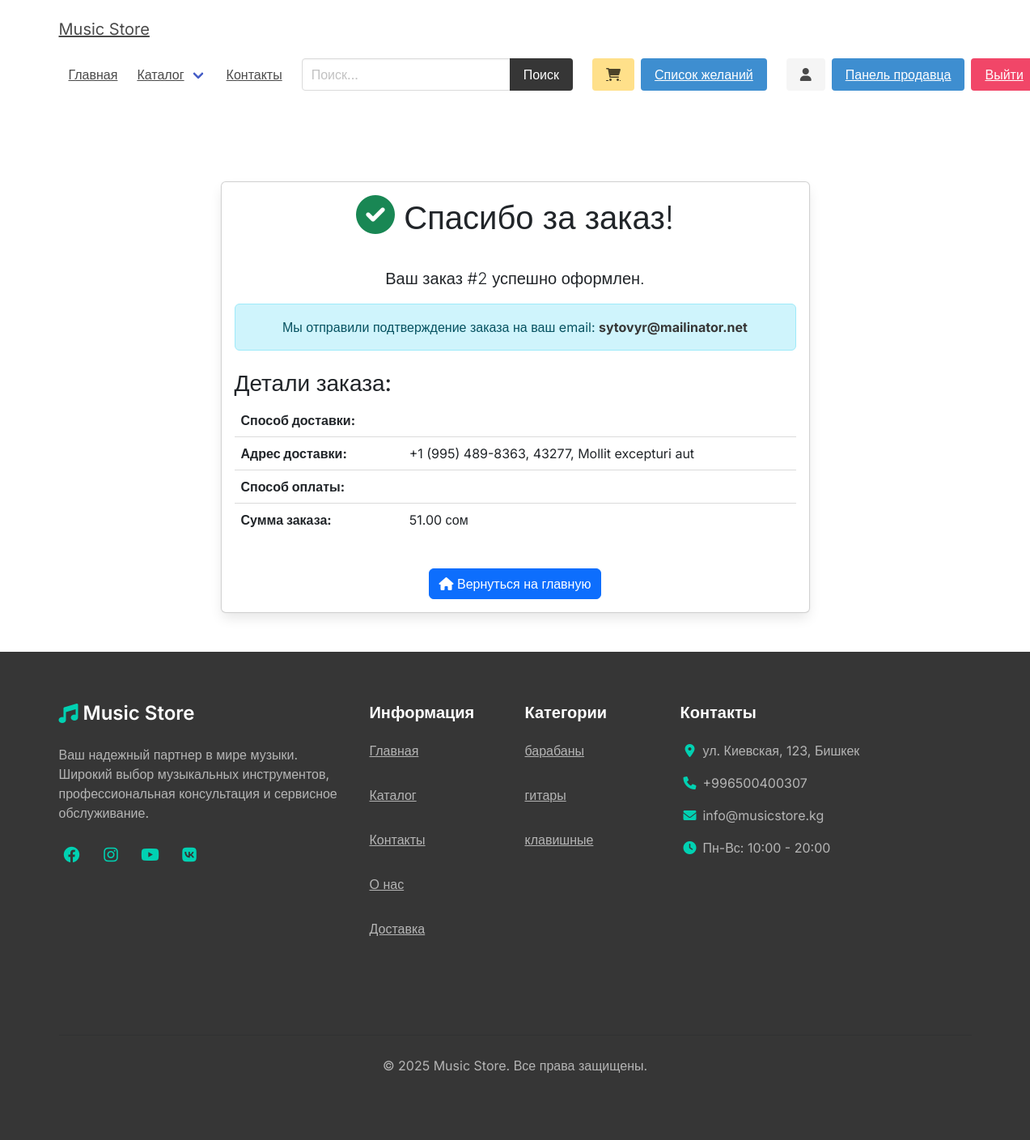
The page /order/thank-you/2/ (signed in) on the database its author committed.
### order/models.py (models this page shows, shortened)
class Order(models.Model):
    STATUS_CHOICES = (
        ('pending', 'В обработке'),
        ('processing', 'Обрабатывается'),
        ('shipped', 'Отправлен'),
        ('delivered', 'Доставлен'),
        ('cancelled', 'Отменен')
    )
    user = models.ForeignKey(User, related_name='orders', on_delete=models.SET_NULL, null=True)
    first_name = models.CharField(max_length=100)
    last_name = models.CharField(max_length=100)
    email = models.CharField(max_length=100)
    address = models.CharField(max_length=100)
    zipcode = models.CharField(max_length=100)
    place = models.CharField(max_length=100)
    phone = models.CharField(max_length=100)
    created_at = models.DateTimeField(auto_now_add=True)
    paid = models.BooleanField(default=False)
    paid_amount = models.DecimalField(max_digits=8, decimal_places=2)
    status = models.CharField(max_length=20, choices=STATUS_CHOICES, default='pending')
    shipping_method = models.ForeignKey(ShippingMethod,
                                      verbose_name='Способ доставки',
                                      on_delete=models.SET_NULL,
                                      null=True)
    payment_method = models.ForeignKey(PaymentMethod,
                                     verbose_name='Способ оплаты',
                                     on_delete=models.SET_NULL,
                                     null=True)
    stripe_token = models.CharField(max_length=100, blank=True, null=True)
    class Meta:
        ordering = ['-created_at']
        verbose_name = 'Заказ'
        verbose_name_plural = 'Заказы'

### product/models.py (models this page shows, shortened)
class Category(models.Model):
    title = models.CharField(_('Название'), max_length=50)
    slug = models.SlugField(_('URL-метка'), max_length=50)
    class Meta:
        verbose_name = _('Категория')
        verbose_name_plural = _('Категории')
        ordering = ['title']

### order/views.py (the view)
# urls.py: path('thank-you/<int:order_id>/', views.thank_you, name='thank_you'),
def thank_you(request, order_id):
    order = get_object_or_404(Order, id=order_id)
    return render(request, 'order/thank_you.html', {
        'order': order
    })

### cart/cart.py (called while the page is built)
    def __len__(self):
        return sum(item['quantity'] for item in self.cart.values())

### cart/context_processors.py (called while the page is built)
def cart(request):
    return {'cart': Cart(request)}

### core/templatetags/wishlist_tags.py (called while the page is built, shortened)
@register.simple_tag(takes_context=True)
def get_wishlist_count(context):
    request = context['request']
    if request.user.is_authenticated:
        try:
            user_wishlists = request.user.wishlist_set.all()
            if user_wishlists.count() > 1:
                wishlist = user_wishlists.first()
                for other_wishlist in user_wishlists[1:]:
                    wishlist.products.add(*other_wishlist.products.all())
                    other_wishlist.delete()
                return wishlist.products.count()
            elif user_wishlists.exists():
                return user_wishlists.first().products.count()
            return 0
        except AttributeError:
            return 0

### product/context_processors.py (called while the page is built)
def menu_categories(request):
    categories = Category.objects.all()
    return {'categories': categories}

### templates/order/thank_you.html (shortened to what this page needs)
{% extends 'core/base.html' %}
{% block content %}
<div class="container mt-5">
    <div class="row justify-content-center">
        <div class="col-md-8 text-center">
            <div class="card">
                <div class="card-body">
                    <h1 class="display-4 mb-4">
                        <i class="fas fa-check-circle text-success"></i>
                        Спасибо за заказ!
                    </h1>
                    <p class="lead">
                        Ваш заказ #{{ order.id }} успешно оформлен.
                    </p>
                    <div class="alert alert-info">
                        <p class="mb-0">
                            Мы отправили подтверждение заказа на ваш email: <strong>{{ order.email }}</strong>
                        </p>
                    </div>
                    <div class="order-details mt-4">
                        <h3>Детали заказа:</h3>
                        <div class="table-responsive">
                            <table class="table">
                                <tbody>
                                    <tr>
                                        <th>Способ доставки:</th>
                                        <td>{{ order.shipping_method.name }}</td>
                                    </tr>
                                    <tr>
                                        <th>Адрес доставки:</th>
                                        <td>{{ order.address }}, {{ order.place }}, {{ order.zipcode }}</td>
                                    </tr>
                                    <tr>
                                        <th>Способ оплаты:</th>
                                        <td>{{ order.payment_method.name }}</td>
                                    </tr>
                                    <tr>
                                        <th>Сумма заказа:</th>
                                        <td>{{ order.paid_amount }} сом</td>
                                    </tr>
                                </tbody>
                            </table>
                        </div>
                    </div>
                    <div class="mt-4">
                        <a href="{% url 'core:home' %}" class="btn btn-primary">
                            <i class="fas fa-home"></i> Вернуться на главную
                        </a>
                    </div>
                </div>
            </div>
        </div>
    </div>
</div>
{% endblock %}

### templates/core/base.html (shortened to what this page needs)
{% load static %}
{% load wishlist_tags %}
<!DOCTYPE html>
<html lang="en">
<head>
    <link rel="stylesheet" href="https://cdn.jsdelivr.net/npm/bulma@0.9.2/css/bulma.min.css">
    <link rel="stylesheet" href="https://cdnjs.cloudflare.com/ajax/libs/font-awesome/6.0.0/css/all.min.css">
    <link rel="stylesheet" href="{% static 'css/main.css' %}">
    <link href="https://cdn.jsdelivr.net/npm/bootstrap@5.3.0/dist/css/bootstrap.min.css" rel="stylesheet">
</head>
<body>
    <div class="container">
        <nav class="navbar" role="navigation" aria-label="main navigation">
            <div class="navbar-brand">
                <a class="navbar-item" href="{% url 'core:home' %}">
Music Store
                </a>
            </div>
            <div id="navbarBasicExample" class="navbar-menu">
                <div class="navbar-start">
                    <a class="navbar-item" href="{% url 'core:home' %}">
                        Главная
                    </a>
                    <div class="navbar-item has-dropdown is-hoverable">
                        <a class="navbar-link">
                            Каталог
                        </a>
                    </div>
                    <a class="navbar-item" href="{% url 'core:contact' %}">
                        Контакты
                    </a>
                </div>
                <div class="navbar-start">
                    <div class="navbar-item">
                        <form method="get" action="{% url 'product:search' %}">
                            <div class="field has-addons">
                                <div class="control">
                                    <input type="search" name="query" id="" class="input" placeholder="Поиск...">
                                </div>
                                <div class="control">
                                    <button class="button is-dark">Поиск</button>
                                </div>
                            </div>
                        </form>
                    </div>
                </div>
                <div class="navbar-end">
                <div class="navbar-item">
                    <a href="{% url 'cart:cart' %}" class="button is-warning">
                        <i class="fas fa-shopping-cart"></i>
                    </a>
                    <a href="{% url 'core:wishlist' %}" class="button is-info ml-2">
                        Список желаний
                        {% get_wishlist_count as wishlist_count %}
                    </a>
                </div>
                {% if request.user.is_authenticated %}
                    <div class="navbar-item">
                        <a class="button is-light" href="{% url 'core:account' %}">
                            <i class="fas fa-user"></i>
                        </a>
                        {% if request.user.vendor %}
                            <a class="button is-info ml-2" href="{% url 'vendor:vendor-admin' %}">
                                Панель продавца
                            </a>
                        {% endif %}
                        <a class="button is-danger ml-2" href="{% url 'logout' %}">
                            Выйти
                        </a>
                    </div>
                {% endif %}
                </div>
            </div>
            </nav>
    </div>
    <section class="section">
        <div class="container">
            {% block content %}{% endblock content %}
        </div>
    </section>
    <footer class="footer has-background-dark">
        <div class="container">
            <div class="columns is-multiline">
                <div class="column is-4">
                    <div class="content">
                        <h3 class="title is-4 has-text-white mb-4">
                            <span class="icon-text">
                                <span class="icon has-text-primary">
                                    <i class="fas fa-music"></i>
                                </span>
                                <span>Music Store</span>
                            </span>
                        </h3>
                        <p class="has-text-grey-light mb-4">
                            Ваш надежный партнер в мире музыки. Широкий выбор музыкальных инструментов, профессиональная консультация и сервисное обслуживание.
                        </p>
                        <div class="social-links">
                            <a href="#" class="has-text-primary mr-3" title="Facebook">
                                <span class="icon is-medium">
                                    <i class="fab fa-facebook fa-lg"></i>
                                </span>
                            </a>
                            <a href="#" class="has-text-primary mr-3" title="Instagram">
                                <span class="icon is-medium">
                                    <i class="fab fa-instagram fa-lg"></i>
                                </span>
                            </a>
                            <a href="#" class="has-text-primary mr-3" title="YouTube">
                                <span class="icon is-medium">
                                    <i class="fab fa-youtube fa-lg"></i>
                                </span>
                            </a>
                            <a href="#" class="has-text-primary" title="VK">
                                <span class="icon is-medium">
                                    <i class="fab fa-vk fa-lg"></i>
                                </span>
                            </a>
                        </div>
                    </div>
                </div>
                <div class="column is-2">
                    <h4 class="title is-5 has-text-white mb-4">Информация</h4>
                    <ul class="footer-links">
                        <li><a href="{% url 'core:home' %}" class="has-text-grey-light">Главная</a></li>
                        <li><a href="{% url 'product:catalog' %}" class="has-text-grey-light">Каталог</a></li>
                        <li><a href="{% url 'core:contact' %}" class="has-text-grey-light">Контакты</a></li>
                        <li><a href="#" class="has-text-grey-light">О нас</a></li>
                        <li><a href="#" class="has-text-grey-light">Доставка</a></li>
                    </ul>
                </div>
                <div class="column is-2">
                    <h4 class="title is-5 has-text-white mb-4">Категории</h4>
                    <ul class="footer-links">
                        {% for category in categories %}
                            <li><a href="{% url 'product:category' category.slug %}" class="has-text-grey-light">{{ category.title }}</a></li>
                        {% endfor %}
                    </ul>
                </div>
                <div class="column is-4">
                    <h4 class="title is-5 has-text-white mb-4">Контакты</h4>
                    <ul class="footer-contacts">
                        <li class="mb-3">
                            <span class="icon-text">
                                <span class="icon has-text-primary">
                                    <i class="fas fa-map-marker-alt"></i>
                                </span>
                                <span class="has-text-grey-light">ул. Киевская, 123, Бишкек</span>
                            </span>
                        </li>
                        <li class="mb-3">
                            <span class="icon-text">
                                <span class="icon has-text-primary">
                                    <i class="fas fa-phone"></i>
                                </span>
                                <span class="has-text-grey-light">+996500400307</span>
                            </span>
                        </li>
                        <li class="mb-3">
                            <span class="icon-text">
                                <span class="icon has-text-primary">
                                    <i class="fas fa-envelope"></i>
                                </span>
                                <span class="has-text-grey-light">info@musicstore.kg</span>
                            </span>
                        </li>
                        <li>
                            <span class="icon-text">
                                <span class="icon has-text-primary">
                                    <i class="fas fa-clock"></i>
                                </span>
                                <span class="has-text-grey-light">Пн-Вс: 10:00 - 20:00</span>
                            </span>
                        </li>
                    </ul>
                </div>
            </div>
            <div class="columns mt-6">
                <div class="column">
                    <hr class="has-background-grey-darker mb-4">
                    <p class="has-text-grey-light has-text-centered">
                        © {% now "Y" %} Music Store. Все права защищены.
                    </p>
                </div>
            </div>
        </div>
    </footer>
</body>
</html>

### static/css/main.css (style rules this page uses)
.footer a { margin-bottom: 15px; display: inline-block; color: #444; }

### templates/core/base.html (style rules this page uses)
:root { --primary-color: #2563eb; --secondary-color: #1d4ed8; --success-color: #059669; --danger-color: #dc2626; --warning-color: #d97706; --info-color: #0891b2; }
body { font-family: 'Inter', sans-serif; }
.footer { padding: 4rem 1.5rem; }
.footer-links { list-style: none; padding: 0; margin: 0; }
.footer-links li { margin-bottom: 1rem; }
.footer-links a { transition: color 0.3s ease; }
.footer-contacts { list-style: none; padding: 0; margin: 0; }
.social-links a { transition: transform 0.3s ease; display: inline-block; }
.icon-text { align-items: center; }

### templates/order/thank_you.html (style rules this page uses)
.display-4 { font-size: 2.5rem; }
.fa-check-circle { font-size: 3rem; margin-bottom: 1rem; }
.order-details { text-align: left; }
.table th { width: 30%; }

### rows shown on the page
Order: id "2", email "sytovyr@mailinator.net", address "+1 (995) 489-8363", place "43277", zipcode "Mollit excepturi aut", paid_amount "51.00"
Category: title "барабаны"
Category: title "гитары"
Category: title "клавишные"
